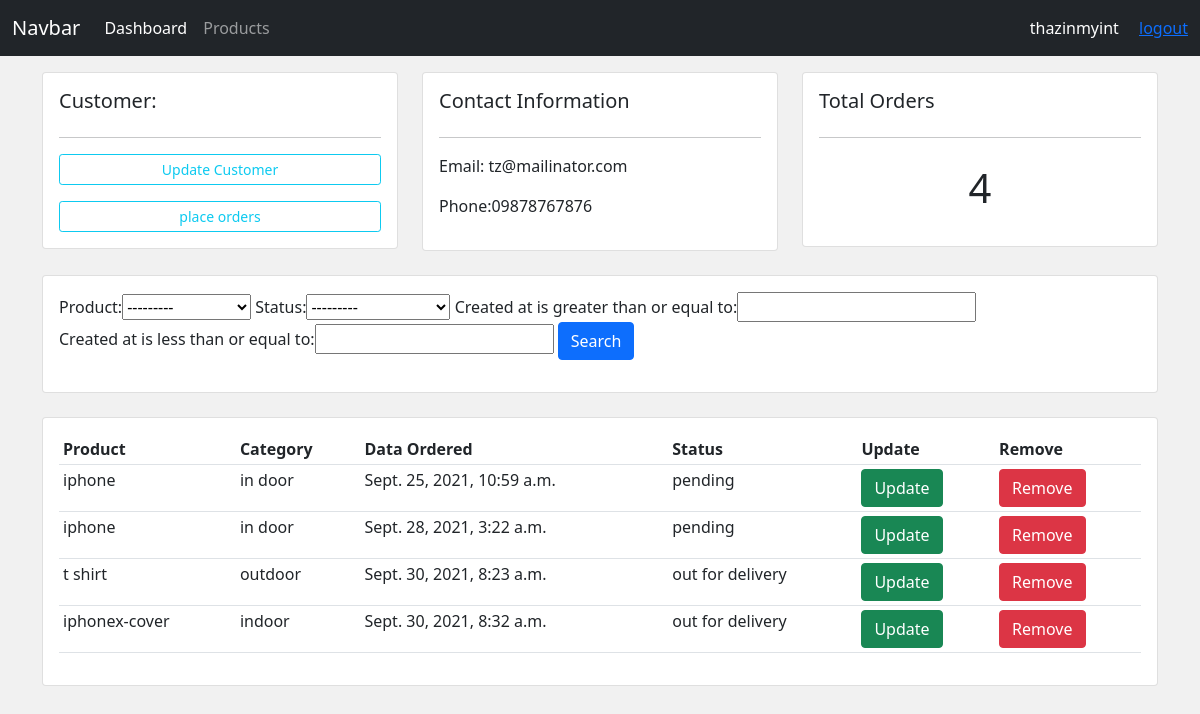
Screenshot of /customers/2 (signed in) with the database file from the repository.
### accounts/models.py (models this page shows, shortened)
class Customer(models.Model):
    name=models.CharField(max_length=200,null=True)
    email=models.CharField(max_length=200,null=True)
    phone=models.CharField(max_length=200,null=True)
    created_at=models.DateTimeField(auto_now_add=True)

class Order(models.Model):
    status=(
        ('pending','Pending'),
        ('out for delivery','Out For Delivery'),
        ('delivered','Delivered')
    )
    customer=models.ForeignKey(Customer,null=True,on_delete=models.SET_NULL)
    product=models.ForeignKey(Product,null=True,on_delete=models.SET_NULL)
    created_at=models.DateTimeField(auto_now_add=True)
    status=models.CharField(max_length=200,null=True,choices=status)

class Product(models.Model):
    category=(
        ('indoor','In Door'),
        ('outdoor','Out Door')
    )
    name=models.CharField(max_length=200,null=True)
    price=models.FloatField(null=True)
    category=models.CharField(max_length=200,null=True,choices=category)
    description=models.CharField(max_length=200,null=True,blank=True)
    created_at=models.DateTimeField(auto_now_add=True)
    tags=models.ManyToManyField(Tag)
    def __str__(self):
        return self.name

### accounts/decorators.py (the view)
        def wrapper(request,*args, **kwargs):
            if request.user.groups.first().name in roles:
                return view_fun(request,*args, **kwargs) #orderCreate
            else:
                return HttpResponse('you are not authorized');

### accounts/views.py (called while the page is built)
@login_required(login_url='/login')
@allowed_roles(roles=['admin'])
def customers(request,id):
    customer=Customer.objects.get(id=id)
    orders=customer.order_set.all()
    order_count=orders.count()
    filterObj=OrderFilter(request.GET,queryset=orders)
    orders=filterObj.qs
    return render(request,'accounts/customers.html',{
        'customer':customer,
        'orders':orders,
        'order_count':order_count,
        'filterObj':filterObj
    })

### accounts/templates/accounts/customers.html
{% extends 'accounts/master.html' %}
{% block content %}
<div class="row">
    <div class="col-md">
        <div class="card card-body">
            <h5>Customer:</h5>
            <hr>
            <a class="btn btn-outline-info btn-sm btn-block" href="">Update
            Customer</a>
            <a class="btn btn-outline-info mt-3 btn-sm btn-block" href="{% url 'order.create' customer.id %}">
            place orders</a>
        </div>
    </div>
    <div class="col-md">
        <div class="card card-body">
            <h5>Contact Information</h5>
            <hr>
            <p>Email: {{customer.email}}</p>
            <p>Phone:{{customer.phone}}</p>
        </div>
    </div>
    <div class="col-md">
        <div class="card card-body">
            <h5>Total Orders</h5>
            <hr>
            <h1 style="text-align: center; padding: 10px">{{order_count}}</h1>
        </div>
    </div>
</div>
<br>
<div class="row">
    <div class="col">
        <div class="card card-body">
            <form method="get">
                {{filterObj.form}}
                <button class="btn btn-primary" type="submit">Search
                </button>
            </form>
        </div>
    </div>
</div>
<br>
<div class="row">
    <div class="col-md">
        <div class="card card-body">
            <table class="table table-sm">
                <tr>
                    <th>Product</th>
                    <th>Category</th>
                    <th>Data Ordered</th>
                    <th>Status</th>
                    <th>Update</th>
                    <th>Remove</th>
                </tr>
                {% for order in orders %}
                    <tr>
                        <td>{{order.product.name}}</td>
                        <td>{{order.product.category}}</td>
                        <td>{{order.created_at}}</td>
                        <td>{{order.status}}</td>
                        <td><a href="{% url 'order.update' order.id %}" class="btn btn-success">Update</a></td>
                        <td><a href="{% url 'order.delete' order.id %}" class="btn btn-danger">Remove</a></td>
                    </tr>
                {% endfor %}
            </table>
        </div>
    </div>
</div>
{% endblock content %}

### accounts/templates/accounts/components/navbar.html (shortened to what this page needs)
<nav class="navbar navbar-expand-lg navbar-dark bg-dark">
    <div class="container-fluid">
        <a class="navbar-brand" href="#">Navbar</a>
        <div class="collapse navbar-collapse" id="navbarNav">
        {% if request.user.is_authenticated %}
        <ul class="navbar-nav">
            <li class="nav-item">
            <a class="nav-link active" aria-current="page" href="{% url 'dashboard' %}">Dashboard</a>
            </li>
            <li class="nav-item">
            <a class="nav-link" href="{% url 'products' %}">Products</a>
            </li>
        </ul>
        {% endif %}
        </div>
        {% if request.user.is_authenticated %}
        <div class="text-white">
            <span class="me-3">{{ request.user.username }}</span>
            <a href="{% url 'logout' %}">logout</a>
        </div>
        {% else %}
        <div class="text-white">
            <a href="{% url 'login' %}" class="me-3">login</a>
            <a href="{% url 'register' %}">register</a>
        </div>
        {% endif %}
    </div>
</nav>

### accounts/static/accounts/css/style.css (style rules this page uses)
body { background-color: #f1f1f1; }

### rows the page displays
Customer: email "tz@mailinator.com", phone "09878767876"
Order: product.name "iphone", product.category "in door", created_at "Sept. 25, 2021, 10:59 a.m.", status "pending"
Order: product.name "iphone", product.category "in door", created_at "Sept. 28, 2021, 3:22 a.m.", status "pending"
Order: product.name "t shirt", product.category "outdoor", created_at "Sept. 30, 2021, 8:23 a.m.", status "out for delivery"
Order: product.name "iphonex-cover", product.category "indoor", created_at "Sept. 30, 2021, 8:32 a.m.", status "out for delivery"

### other values shown
{{ request.user.username }} "thazinmyint"
{{ order_count }} "4"
